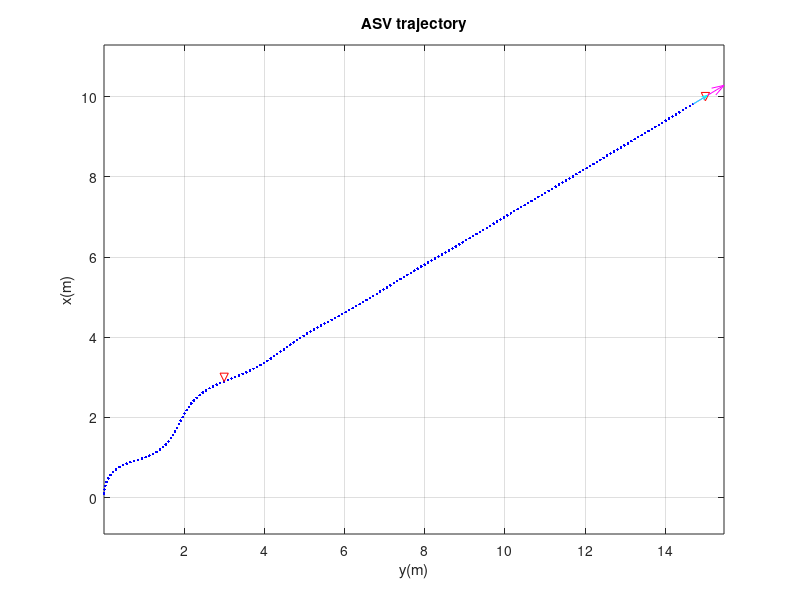

This figure's MATLAB source:
%% Initialize
clc ; clear ; close all ;

%% Ship specification
beam = 2.5 ;
thrustLimit = 800 ;

%% Initial ship condition
% Position in the Earth coordinate system
xEarth = 0 ;    
yEarth = 0 ;     
psi = 0 ;   

% Velocity in the body coordinate system 
uBody = 1 ;
vBody = 0 ;
r = 0 ;         % angular velocity is the same in the both coordinate system

% Velocity in the Earth coordinate system
uEarthX = uBody * cos(psi) ;        % Earth's x direction component of uBody
uEarthY = uBody * sin(psi) ;        % Earth's y direction component of uBody
vEarthX = - vBody * sin(psi) ;      % Earth's x direction component of vBody
vEarthY = vBody * cos(psi) ;        % Earth's y direction component of vBody

VEarthX = uEarthX + vEarthX ;       % Earth's x direction component of V(ship speed)
VEarthY = uEarthY + vEarthY ;       % Earth's y direction component of V(ship speed)

%% Waypoints in the Earth coordinate system
waypoint = [[3, 3];
            [10, 15]] ;

%% Condition for simulation
time = 0 ;      % initial time
dt = 0.1 ;      % time step interval
reach = 0.5 ;      % reach criterion
xEarthHistory = [] ;    % container to draw trajectory 
yEarthHistory = [] ;    % container to draw trajectory

%% Simulation running till the ship reaches the final destination
for waypointIndex = 1:length(waypoint)
    isReached = false ;     % bool to check the ship reached the waypoint
    
    % Feed waypoint one by one
    singleWaypoint = waypoint(waypointIndex, :) ;

    xWaypoint = singleWaypoint(1) ;     % unpack
    yWaypoint = singleWaypoint(2) ;     % unpack

    while ~isReached
        %% Advance direction angle error
        errorX = xWaypoint - xEarth ;        % error of x between the target and the ship
        errorY = yWaypoint - yEarth ;        % error of y between the target and the ship
        
        theta = atan2(errorY, errorX) ;      % angle of waypoint deriection in Earth coordinate system
        if theta < 0                         % compensate the angle representation range from [-pi, pi] to [0, 2*pi]
           theta = theta + 2*pi ;
        end
        
        errorN = theta - psi ;               % error of y between the target and the ship
        
        if pi <= errorN && errorN < 2*pi     % compensate the angle representation range from [-pi, pi] to [0, 2*pi]
            errorN = errorN - 2*pi ;
        elseif -2*pi < errorN && errorN < -pi
            errorN = errorN + 2*pi ;
        end
        
        %% P controller
        % input: angle error, output: control force
        pGain = 150 ;
        controlInputForce = pGain * errorN ;

        % Control force saturation. Control force(will be tau_N) is limited when it exceed the limit of thrust
        if controlInputForce > thrustLimit
            controlInputForce = (thrustLimit + thrustLimit) * beam / 2 ;
        elseif controlInputForce < - thrustLimit
            controlInputForce = -(thrustLimit + thrustLimit) * beam / 2 ;
        end

        %% Platform
        % input: control force, output: ship positoin
        % ** note that the surge is ingored in this probelm. (i.e., u is constant) **

        % Variables for the state-space equation of the ASV (Rank is reduced down due to the ingnored surge)
        systemMat = [0.0161, -0.0052; 8.2861, -0.9860] ;
        inputMat = [0.0002; 0.0307] ;
        velocityBodyMat = [vBody; r] ;     % Pack the ship velocity components
        tauN = controlInputForce ;

        % Ship acceleration from the state-space equation
        acclerationBodyMat = systemMat * velocityBodyMat + inputMat * tauN ;

        % New ship velocity from the ship acceleration
        velocityBodyMat = [uBody; 
                           velocityBodyMat + acclerationBodyMat * dt] ;      % velocity from the integration of acceleration

        uBody = velocityBodyMat(1) ;       % unpack
        vBody = velocityBodyMat(2) ;       % unpack
        r = velocityBodyMat(3) ;           % unapck

        % New ship position from the new ship velocity
        psi = psi + r * dt ;          
        psi = mod(psi, 2*pi) ;      % compensate the angle representation range from [0, inf] to [0, 2*pi]
                    
            % Transformation of the coordinate system form the body tp the Earth
        uEarthX = uBody * cos(psi) ;        % Earth's x direction component of uBody
        uEarthY = uBody * sin(psi) ;        % Earth's y direction component of uBody
        vEarthX = - vBody * sin(psi) ;      % Earth's x direction component of vBody
        vEarthY = vBody * cos(psi) ;        % Earth's y direction component of vBody

        VEarthX = uEarthX + vEarthX ;       % Earth's x direction component of V(ship speed)
        VEarthY = uEarthY + vEarthY ;       % Earth's y direction component of V(ship speed)

        xEarth = xEarth + VEarthX * dt ;
        yEarth = yEarth + VEarthY * dt ;

        %% Visualization
        % Genrate trajectory matrix
        xEarthHistory(end+1) = xEarth ;
        yEarthHistory(end+1) = yEarth ;

        shipPositionFig = figure(1) ;
        figure(shipPositionFig) ;

        % Draw
        plot(yEarthHistory, xEarthHistory, '.b') ;      % trajectory
        hold on ;
        plot(waypoint(:, 2), waypoint(:, 1), 'vr') ;              % waypoints
        quiver(yEarth, xEarth, VEarthY, VEarthX, 'm') ; % velocity vector
        quiver(yEarth, xEarth, errorY, errorX, 'c') ;   % the vector from the ship to destination
        hold off ;

        % Figure configuration
        title('ASV trajectory') ;
        xlabel('y(m)') ;
        ylabel('x(m)') ;
        grid on ;
        pbaspect([1 1 1])
        axis equal

        %% Check it reached waypoint 
        errorDistance = sqrt(errorX^2 + errorY^2) ;      
        if errorDistance < reach
            isReached = true ;
        end

        %% Record the time
        time = time + dt ;

        %% Print out the state
        fprintf('time: %.2f sec, distnace error: %.2f m\n', time, errorDistance') ;
    end
 end
disp('Reached the destination')